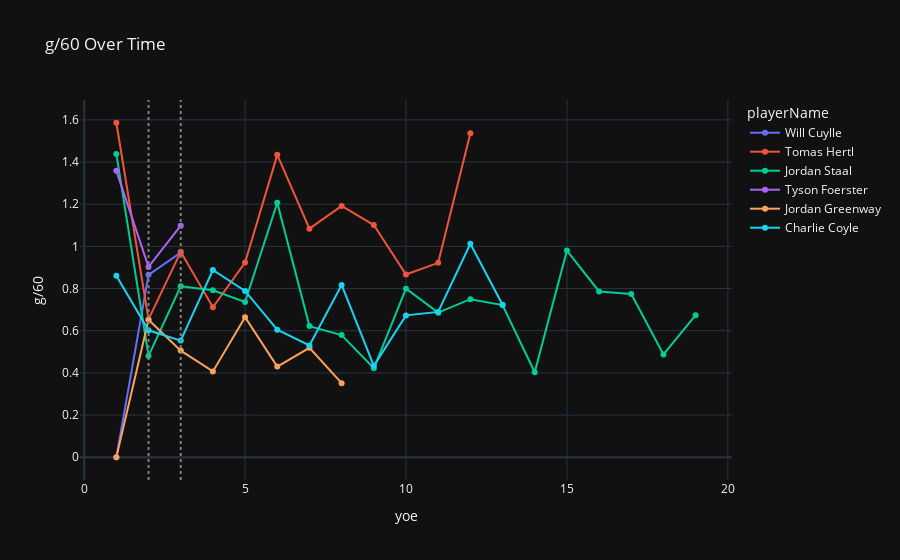
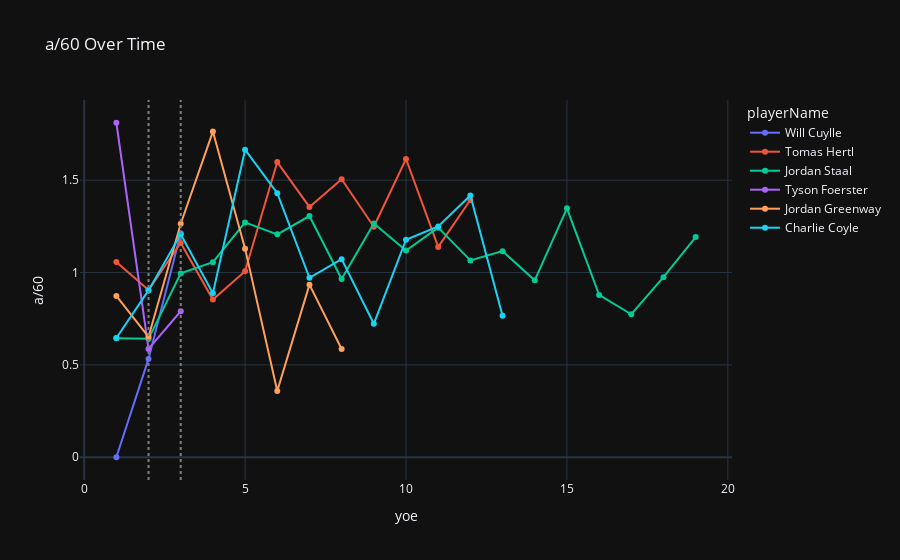
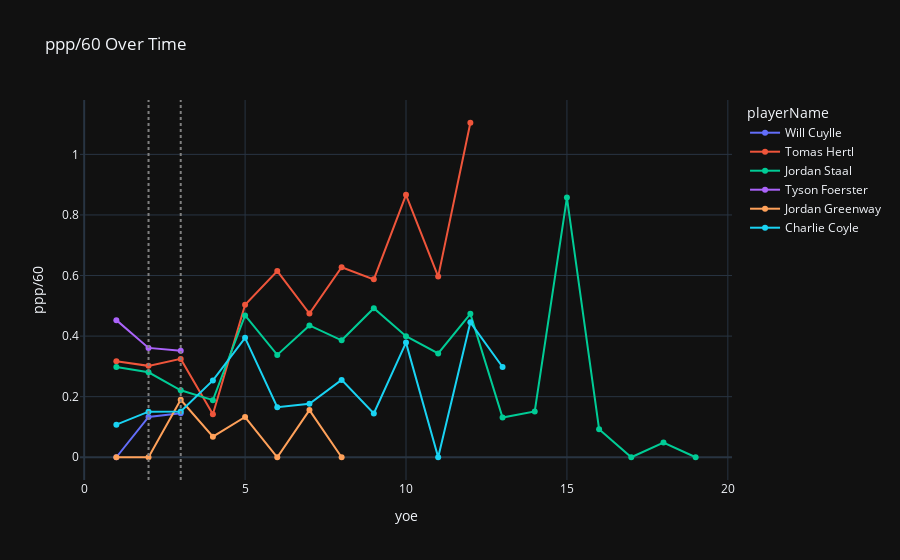

Notebook source saved alongside these figures, in order:
### Code cell
POSITION = "forwards" # {forwards, defensemen, goalies}
INPUT = "Cuylle"
TIME_COL = "yoe"
LOOKBACK = 2
NUM_NEIGHBORS = 5

NBRS_DF, TIME_VALS = runner(POSITION, INPUT, TIME_COL, LOOKBACK, NUM_NEIGHBORS)
NBRS_DF = NBRS_DF.sort_values([TIME_COL])

def plot_stat(df, time_vals, stat):
    fig = px.line(
        data_frame=df,
        x=TIME_COL,
        y=stat,
        color="playerName",
        markers=True,
        labels={TIME_COL: TIME_COL, stat: stat},
        title=f"{stat} Over Time"
    )
    for s in time_vals:
        fig.add_vline(x=s, line_dash='dot', line_color='gray')


    fig.show()

plot_stat(NBRS_DF, TIME_VALS, "g/60")
plot_stat(NBRS_DF, TIME_VALS, "a/60")
plot_stat(NBRS_DF, TIME_VALS, "ppp/60")

### Figure 1 — Plotly figure (JSON) as saved in the notebook; plotly's stock layout.template omitted (floating-point values rounded to 4 significant figures)
{"data": [{"hovertemplate": "playerName=Will Cuylle<br>yoe=%{x}<br>g/60=%{y}<extra></extra>", "legendgroup": "Will Cuylle", "line": {"color": "#636efa", "dash": "solid"}, "marker": {"symbol": "circle"}, "mode": "lines+markers", "name": "Will Cuylle", "orientation": "v", "showlegend": true, "type": "scatter", "x": [1, 2, 3], "xaxis": "x", "y": [0.0, 0.8649, 0.9702], "yaxis": "y"}, {"hovertemplate": "playerName=Tomas Hertl<br>yoe=%{x}<br>g/60=%{y}<extra></extra>", "legendgroup": "Tomas Hertl", "line": {"color": "#EF553B", "dash": "solid"}, "marker": {"symbol": "circle"}, "mode": "lines+markers", "name": "Tomas Hertl", "orientation": "v", "showlegend": true, "type": "scatter", "x": [1, 2, 3, 4, 5, 6, 7, 8, 9, 10, 11, 12], "xaxis": "x", "y": [1.586, 0.6538, 0.9743, 0.7112, 0.9231, 1.434, 1.084, 1.192, 1.101, 0.8665, 0.9219, 1.537], "yaxis": "y"}, {"hovertemplate": "playerName=Jordan Staal<br>yoe=%{x}<br>g/60=%{y}<extra></extra>", "legendgroup": "Jordan Staal", "line": {"color": "#00cc96", "dash": "solid"}, "marker": {"symbol": "circle"}, "mode": "lines+markers", "name": "Jordan Staal", "orientation": "v", "showlegend": true, "type": "scatter", "x": [1, 2, 3, 4, 5, 6, 7, 8, 9, 10, 11, 12, 13, 14, 15, 16, 17, 18, 19], "xaxis": "x", "y": [1.438, 0.4807, 0.811, 0.7921, 0.736, 1.207, 0.6219, 0.5792, 0.4219, 0.7997, 0.6857, 0.7496, 0.722, 0.4034, 0.98, 0.7862, 0.7741, 0.4875, 0.6739], "yaxis": "y"}, {"hovertemplate": "playerName=Tyson Foerster<br>yoe=%{x}<br>g/60=%{y}<extra></extra>", "legendgroup": "Tyson Foerster", "line": {"color": "#ab63fa", "dash": "solid"}, "marker": {"symbol": "circle"}, "mode": "lines+markers", "name": "Tyson Foerster", "orientation": "v", "showlegend": true, "type": "scatter", "x": [1, 2, 3], "xaxis": "x", "y": [1.358, 0.9026, 1.098], "yaxis": "y"}, {"hovertemplate": "playerName=Jordan Greenway<br>yoe=%{x}<br>g/60=%{y}<extra></extra>", "legendgroup": "Jordan Greenway", "line": {"color": "#FFA15A", "dash": "solid"}, "marker": {"symbol": "circle"}, "mode": "lines+markers", "name": "Jordan Greenway", "orientation": "v", "showlegend": true, "type": "scatter", "x": [1, 2, 3, 4, 5, 6, 7, 8], "xaxis": "x", "y": [0.0, 0.652, 0.5057, 0.4069, 0.6644, 0.4299, 0.5191, 0.3514], "yaxis": "y"}, {"hovertemplate": "playerName=Charlie Coyle<br>yoe=%{x}<br>g/60=%{y}<extra></extra>", "legendgroup": "Charlie Coyle", "line": {"color": "#19d3f3", "dash": "solid"}, "marker": {"symbol": "circle"}, "mode": "lines+markers", "name": "Charlie Coyle", "orientation": "v", "showlegend": true, "type": "scatter", "x": [1, 2, 3, 4, 5, 6, 7, 8, 9, 10, 11, 12, 13], "xaxis": "x", "y": [0.861, 0.6021, 0.5532, 0.8882, 0.7887, 0.6048, 0.5299, 0.8171, 0.4335, 0.6728, 0.6893, 1.013, 0.7235], "yaxis": "y"}], "layout": {"legend": {"title": {"text": "playerName"}, "tracegroupgap": 0}, "shapes": [{"line": {"color": "gray", "dash": "dot"}, "type": "line", "x0": 2, "x1": 2, "xref": "x", "y0": 0, "y1": 1, "yref": "y domain"}, {"line": {"color": "gray", "dash": "dot"}, "type": "line", "x0": 3, "x1": 3, "xref": "x", "y0": 0, "y1": 1, "yref": "y domain"}], "title": {"text": "g/60 Over Time"}, "xaxis": {"anchor": "y", "domain": [0, 1], "title": {"text": "yoe"}}, "yaxis": {"anchor": "x", "domain": [0, 1], "title": {"text": "g/60"}}}}

### Figure 2 — Plotly figure (JSON) as saved in the notebook; plotly's stock layout.template omitted (floating-point values rounded to 4 significant figures)
{"data": [{"hovertemplate": "playerName=Will Cuylle<br>yoe=%{x}<br>a/60=%{y}<extra></extra>", "legendgroup": "Will Cuylle", "line": {"color": "#636efa", "dash": "solid"}, "marker": {"symbol": "circle"}, "mode": "lines+markers", "name": "Will Cuylle", "orientation": "v", "showlegend": true, "type": "scatter", "x": [1, 2, 3], "xaxis": "x", "y": [0.0, 0.5323, 1.213], "yaxis": "y"}, {"hovertemplate": "playerName=Tomas Hertl<br>yoe=%{x}<br>a/60=%{y}<extra></extra>", "legendgroup": "Tomas Hertl", "line": {"color": "#EF553B", "dash": "solid"}, "marker": {"symbol": "circle"}, "mode": "lines+markers", "name": "Tomas Hertl", "orientation": "v", "showlegend": true, "type": "scatter", "x": [1, 2, 3, 4, 5, 6, 7, 8, 9, 10, 11, 12], "xaxis": "x", "y": [1.058, 0.9052, 1.16, 0.8535, 1.007, 1.598, 1.355, 1.505, 1.248, 1.615, 1.139, 1.393], "yaxis": "y"}, {"hovertemplate": "playerName=Jordan Staal<br>yoe=%{x}<br>a/60=%{y}<extra></extra>", "legendgroup": "Jordan Staal", "line": {"color": "#00cc96", "dash": "solid"}, "marker": {"symbol": "circle"}, "mode": "lines+markers", "name": "Jordan Staal", "orientation": "v", "showlegend": true, "type": "scatter", "x": [1, 2, 3, 4, 5, 6, 7, 8, 9, 10, 11, 12, 13, 14, 15, 16, 17, 18, 19], "xaxis": "x", "y": [0.6448, 0.6409, 0.9953, 1.056, 1.271, 1.207, 1.306, 0.9653, 1.266, 1.12, 1.243, 1.065, 1.116, 0.958, 1.347, 0.8787, 0.7741, 0.9751, 1.192], "yaxis": "y"}, {"hovertemplate": "playerName=Tyson Foerster<br>yoe=%{x}<br>a/60=%{y}<extra></extra>", "legendgroup": "Tyson Foerster", "line": {"color": "#ab63fa", "dash": "solid"}, "marker": {"symbol": "circle"}, "mode": "lines+markers", "name": "Tyson Foerster", "orientation": "v", "showlegend": true, "type": "scatter", "x": [1, 2, 3], "xaxis": "x", "y": [1.811, 0.5867, 0.7905], "yaxis": "y"}, {"hovertemplate": "playerName=Jordan Greenway<br>yoe=%{x}<br>a/60=%{y}<extra></extra>", "legendgroup": "Jordan Greenway", "line": {"color": "#FFA15A", "dash": "solid"}, "marker": {"symbol": "circle"}, "mode": "lines+markers", "name": "Jordan Greenway", "orientation": "v", "showlegend": true, "type": "scatter", "x": [1, 2, 3, 4, 5, 6, 7, 8], "xaxis": "x", "y": [0.8734, 0.652, 1.264, 1.763, 1.129, 0.3583, 0.9345, 0.5856], "yaxis": "y"}, {"hovertemplate": "playerName=Charlie Coyle<br>yoe=%{x}<br>a/60=%{y}<extra></extra>", "legendgroup": "Charlie Coyle", "line": {"color": "#19d3f3", "dash": "solid"}, "marker": {"symbol": "circle"}, "mode": "lines+markers", "name": "Charlie Coyle", "orientation": "v", "showlegend": true, "type": "scatter", "x": [1, 2, 3, 4, 5, 6, 7, 8, 9, 10, 11, 12, 13], "xaxis": "x", "y": [0.6458, 0.9031, 1.207, 0.8882, 1.665, 1.43, 0.9716, 1.072, 0.7225, 1.177, 1.249, 1.418, 0.7661], "yaxis": "y"}], "layout": {"legend": {"title": {"text": "playerName"}, "tracegroupgap": 0}, "shapes": [{"line": {"color": "gray", "dash": "dot"}, "type": "line", "x0": 2, "x1": 2, "xref": "x", "y0": 0, "y1": 1, "yref": "y domain"}, {"line": {"color": "gray", "dash": "dot"}, "type": "line", "x0": 3, "x1": 3, "xref": "x", "y0": 0, "y1": 1, "yref": "y domain"}], "title": {"text": "a/60 Over Time"}, "xaxis": {"anchor": "y", "domain": [0, 1], "title": {"text": "yoe"}}, "yaxis": {"anchor": "x", "domain": [0, 1], "title": {"text": "a/60"}}}}

### Figure 3 — Plotly figure (JSON) as saved in the notebook; plotly's stock layout.template omitted (floating-point values rounded to 4 significant figures)
{"data": [{"hovertemplate": "playerName=Will Cuylle<br>yoe=%{x}<br>ppp/60=%{y}<extra></extra>", "legendgroup": "Will Cuylle", "line": {"color": "#636efa", "dash": "solid"}, "marker": {"symbol": "circle"}, "mode": "lines+markers", "name": "Will Cuylle", "orientation": "v", "showlegend": true, "type": "scatter", "x": [1, 2, 3], "xaxis": "x", "y": [0.0, 0.1331, 0.1455], "yaxis": "y"}, {"hovertemplate": "playerName=Tomas Hertl<br>yoe=%{x}<br>ppp/60=%{y}<extra></extra>", "legendgroup": "Tomas Hertl", "line": {"color": "#EF553B", "dash": "solid"}, "marker": {"symbol": "circle"}, "mode": "lines+markers", "name": "Tomas Hertl", "orientation": "v", "showlegend": true, "type": "scatter", "x": [1, 2, 3, 4, 5, 6, 7, 8, 9, 10, 11, 12], "xaxis": "x", "y": [0.3173, 0.3017, 0.3248, 0.1422, 0.5035, 0.6146, 0.4743, 0.6272, 0.5873, 0.8665, 0.5965, 1.104], "yaxis": "y"}, {"hovertemplate": "playerName=Jordan Staal<br>yoe=%{x}<br>ppp/60=%{y}<extra></extra>", "legendgroup": "Jordan Staal", "line": {"color": "#00cc96", "dash": "solid"}, "marker": {"symbol": "circle"}, "mode": "lines+markers", "name": "Jordan Staal", "orientation": "v", "showlegend": true, "type": "scatter", "x": [1, 2, 3, 4, 5, 6, 7, 8, 9, 10, 11, 12, 13, 14, 15, 16, 17, 18, 19], "xaxis": "x", "y": [0.2976, 0.2804, 0.2212, 0.1886, 0.4684, 0.3379, 0.4353, 0.3861, 0.4922, 0.3998, 0.3429, 0.4735, 0.1313, 0.1513, 0.8575, 0.09249, 0.0, 0.04875, 0.0], "yaxis": "y"}, {"hovertemplate": "playerName=Tyson Foerster<br>yoe=%{x}<br>ppp/60=%{y}<extra></extra>", "legendgroup": "Tyson Foerster", "line": {"color": "#ab63fa", "dash": "solid"}, "marker": {"symbol": "circle"}, "mode": "lines+markers", "name": "Tyson Foerster", "orientation": "v", "showlegend": true, "type": "scatter", "x": [1, 2, 3], "xaxis": "x", "y": [0.4527, 0.361, 0.3513], "yaxis": "y"}, {"hovertemplate": "playerName=Jordan Greenway<br>yoe=%{x}<br>ppp/60=%{y}<extra></extra>", "legendgroup": "Jordan Greenway", "line": {"color": "#FFA15A", "dash": "solid"}, "marker": {"symbol": "circle"}, "mode": "lines+markers", "name": "Jordan Greenway", "orientation": "v", "showlegend": true, "type": "scatter", "x": [1, 2, 3, 4, 5, 6, 7, 8], "xaxis": "x", "y": [0.0, 0.0, 0.1896, 0.06781, 0.1329, 0.0, 0.1557, 0.0], "yaxis": "y"}, {"hovertemplate": "playerName=Charlie Coyle<br>yoe=%{x}<br>ppp/60=%{y}<extra></extra>", "legendgroup": "Charlie Coyle", "line": {"color": "#19d3f3", "dash": "solid"}, "marker": {"symbol": "circle"}, "mode": "lines+markers", "name": "Charlie Coyle", "orientation": "v", "showlegend": true, "type": "scatter", "x": [1, 2, 3, 4, 5, 6, 7, 8, 9, 10, 11, 12, 13], "xaxis": "x", "y": [0.1076, 0.1505, 0.1509, 0.2538, 0.3943, 0.165, 0.1766, 0.2554, 0.1445, 0.3785, 0.0, 0.4455, 0.2979], "yaxis": "y"}], "layout": {"legend": {"title": {"text": "playerName"}, "tracegroupgap": 0}, "shapes": [{"line": {"color": "gray", "dash": "dot"}, "type": "line", "x0": 2, "x1": 2, "xref": "x", "y0": 0, "y1": 1, "yref": "y domain"}, {"line": {"color": "gray", "dash": "dot"}, "type": "line", "x0": 3, "x1": 3, "xref": "x", "y0": 0, "y1": 1, "yref": "y domain"}], "title": {"text": "ppp/60 Over Time"}, "xaxis": {"anchor": "y", "domain": [0, 1], "title": {"text": "yoe"}}, "yaxis": {"anchor": "x", "domain": [0, 1], "title": {"text": "ppp/60"}}}}
